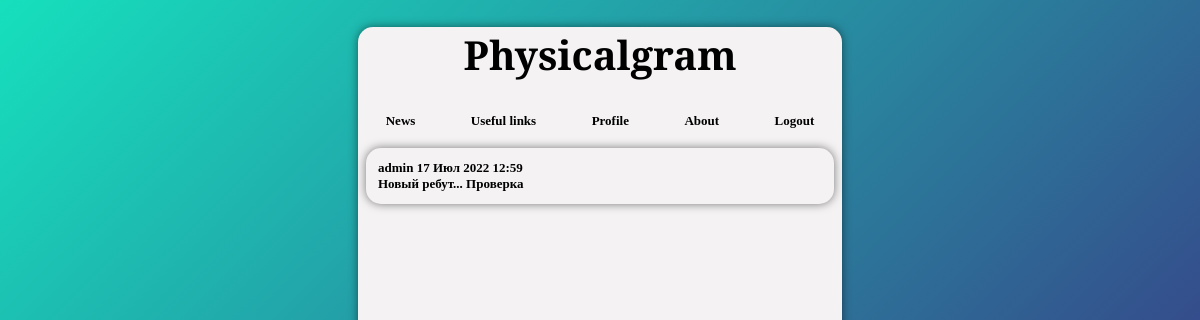
Page / (signed in) on the committed database.
### news/models.py (models this page shows)
class Post(models.Model):
    content = models.TextField(null=True, blank=False)
    image = models.ImageField(upload_to='image/%Y/%m/%d/',blank=True,null=True)
    file = models.FileField(upload_to='files/%Y/%m/%d/',blank=True,null=True)
    video = models.FileField(upload_to='video/%Y/%m/%d/',blank=True,null=True)
    audio = models.FileField(upload_to='audio/%Y/%m/%d/',blank=True,null=True)
    author = models.ForeignKey(AdvUser, on_delete=models.CASCADE, null=True)
    pubdate = models.DateTimeField(auto_now_add=True, db_index=True, verbose_name='Publication date')
    class Meta:
        verbose_name_plural = 'Posts'
        verbose_name = 'Post'
        ordering = ['-pubdate']

class AdvUser(AbstractUser):
    is_activated = models.BooleanField(default=True, db_index=True,
                                       verbose_name='Прошел активацию?')
    class Meta(AbstractUser.Meta):
        pass

### news/views.py (the view, shortened to what this page needs)
# urls.py: path('', index, name='index'),
@login_required
def index(request):
	posts = Post.objects.all()
	return render(request, 'news/index.html',{'posts': posts})

### news/templates/news/index.html
{% extends "layout/basic.html" %}
{% block content %}
{% if user.is_authenticated %}
{% if posts %}
{% for post in posts %}
	<div>
	<p class="p">
	<a class="small">
	<a href="{% url 'news:detail' pk=post.pk %}" class="sbtn">
	{{ post.author }} {{ post.pubdate|date:"d M Y H:i" }}<br>
	{{ post.content}}<br></a>
	</p>
</div>
{% endfor %}
{% endif %}
{% endif %}
{% endblock %}

### news/static/news/style.css (style rules this page uses)
body { background: linear-gradient(-45deg, #000000, #a4036f,#420c76, #16e0bd); background-size: 300% 300%; animation: gradient 15s ease infinite; background-attachment: fixed; }
.p { box-shadow: 0 0 10px rgba(0,0,0,0.5); }
p { font-size: 15px; font-weight: 700; margin-right: 8px; margin-left: 8px; border-radius: 15px; padding: 8px 8px 8px 8px; }
.sbtn { text-decoration: none; display: inline-flex; justify-content: space-between; color: rgb(0,0,0); font-family: 'Tahoma', serif; font-weight: 600; font-size: 13px; border-radius: 15px; padding: 4px 4px 4px 4px; }
.small { font-size: 13px; }

### rows in the picture
Post: author "admin", pubdate "17 Июл 2022 12:59", content "Новый ребут... Проверка"
